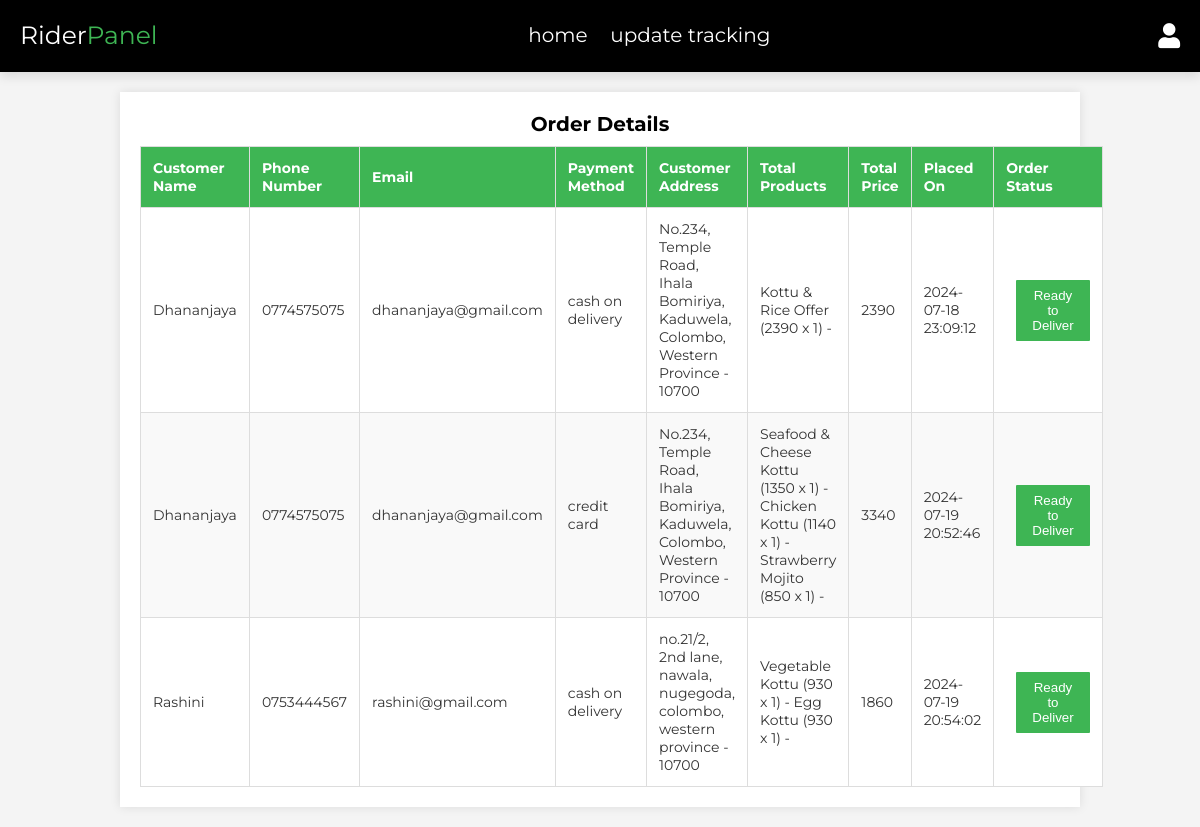
The app's page /Neluma/rider/rider_home.php (signed in) with its own data.
### tables this page shows
CREATE TABLE IF NOT EXISTS `orders` (
  `id` int NOT NULL AUTO_INCREMENT,
  `user_id` int NOT NULL,
  `name` varchar(50) NOT NULL,
  `number` varchar(10) NOT NULL,
  `email` varchar(100) NOT NULL,
  `method` varchar(50) NOT NULL,
  `address` varchar(500) NOT NULL,
  `total_products` varchar(1000) NOT NULL,
  `total_price` int NOT NULL,
  `placed_on` datetime NOT NULL DEFAULT CURRENT_TIMESTAMP,
  `order_status` varchar(50) NOT NULL DEFAULT 'pending',
  `rider_id` int NOT NULL,
  PRIMARY KEY (`id`),
  KEY `FK_user` (`user_id`),
  KEY `FK_rider` (`rider_id`)
);

### Neluma/rider/rider_home.php (the view, shortened to what this page needs)
<?php
include '../components/connect.php';
$sql = "SELECT id, name, number, email, method, address, total_products, total_price, placed_on, order_status
        FROM orders
        WHERE order_status = 'approved'";
$stmt = $conn->prepare($sql);
$stmt->execute();
$results = $stmt->fetchAll(PDO::FETCH_ASSOC);
?>
<!DOCTYPE html>
<html lang="en">
<head>
    <link rel="stylesheet" href="https://cdnjs.cloudflare.com/ajax/libs/font-awesome/6.1.1/css/all.min.css">
    <link rel="stylesheet" href="../css/rider_style.css">
    <link rel="stylesheet" href="../css/rider.css">
</head>
<body>
<?php include '../components/rider_header.php' ?>
    <div class="container">
        <h1>Order Details</h1>
        <table>
            <thead>
                <tr>
                    <th>Customer Name</th>
                    <th>Phone Number</th>
                    <th>Email</th>
                    <th>Payment Method</th>
                    <th>Customer Address</th>
                    <th>Total Products</th>
                    <th>Total Price</th>
                    <th>Placed On</th>
                    <th>Order Status</th>
                </tr>
            </thead>
            <tbody>
                <?php
                if ($results) {
                    foreach ($results as $row) {
                        echo "<tr>
                                <td>{$row['name']}</td>
                                <td>{$row['number']}</td>
                                <td>{$row['email']}</td>
                                <td>{$row['method']}</td>
                                <td>{$row['address']}</td>
                                <td>{$row['total_products']}</td>
                                <td>{$row['total_price']}</td>
                                <td>{$row['placed_on']}</td>";
                        echo "<td>
                                <form action='rider_home.php' method='POST' style='display:inline;'>
                                    <input type='hidden' name='id' value='{$row['id']}'>
                                    <button type='submit' name='update_status' class='approved'>Ready to Deliver</button>
                                </form>
                              </td>";
                        echo "</tr>";
                    }
                }
                ?>
            </tbody>
        </table>
    </div>
</body>
</html>

### Neluma/css/rider_style.css (style rules this page uses)
:root { --main-color:#3EB554; --red:#b81807; --orange:#f39c12; --black:#000000; --white:#fff; --light-bg:#f5f5f5; --light-color:#999; --border:.2rem solid var(--black); --box-shadow:0 .5rem 1rem rgba(0,0,0,.1); }
* { font-family: 'Montserrat', sans-serif; margin:0; padding:0; box-sizing: border-box; text-decoration: none; outline: none; border:none; }
html { font-size: 62.5%; overflow-x: hidden; }
body { background-color: var(--light-bg); }

### Neluma/css/rider.css (style rules this page uses)
body { font-family: 'Poppins', sans-serif; background-color: #f4f4f4; margin: 0; padding: 0; }
.container { width: 80%; margin: 20px auto; background-color: #fff; padding: 20px; box-shadow: 0 0 10px rgba(0, 0, 0, 0.1); }
h1 { text-align: center; margin-bottom: 10px; }
table { width: 100%; border-collapse: collapse; }
table, th, td { border: 1px solid #ddd; font-size: 14px; }
th, td { padding: 12px; text-align: left; color: #333; }
th { background-color: #3EB554; color: #FFF; }
tr:nth-child(even) { background-color: #f9f9f9; }
tr { background-color: #fff; }
form { display: flex; }
form input[type="date"], form button[type="submit"] { margin-left: 10px; border-radius: 1px; }
button { background-color: #3EB554; color: white; border: none; border-radius: 2px; cursor: pointer; margin-left: 12px; padding: 8px 16px; }
label, button { font-family: 'Poppins', sans-serif; }

### records on screen
orders: name "Dhananjaya", number "0774575075", email "dhananjaya@gmail.com", method "cash on delivery", address "No.234, Temple Road, Ihala Bomiriya, Kaduwela, Colombo, Western Province - 10700", total_products "Kottu & Rice Offer (2390 x 1) -", total_price "2390", placed_on "2024-07-18 23:09:12"
orders: name "Dhananjaya", number "0774575075", email "dhananjaya@gmail.com", method "credit card", address "No.234, Temple Road, Ihala Bomiriya, Kaduwela, Colombo, Western Province - 10700", total_products "Seafood & Cheese Kottu (1350 x 1) - Chicken Kottu (1140 x 1) - Strawberry Mojito (850 x 1) -", total_price "3340", placed_on "2024-07-19 20:52:46"
orders: name "Rashini", number "0753444567", email "rashini@gmail.com", method "cash on delivery", address "no.21/2, 2nd lane, nawala, nugegoda, colombo, western province - 10700", total_products "Vegetable Kottu (930 x 1) - Egg Kottu (930 x 1) -", total_price "1860", placed_on "2024-07-19 20:54:02"
